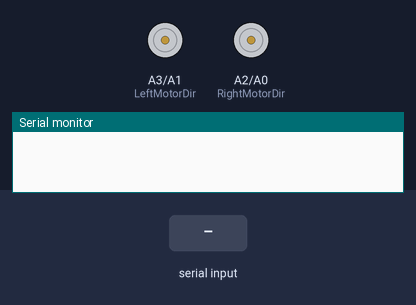
Recording of a sketch running on a simulated Arduino Uno, built with avr-gcc and run on an emulated ATmega328P. Shown: direction and speed pins drawn as motors (green arrow = direction pin HIGH = forward, orange = LOW = backward, longer = more drive), the last lines printed to the serial monitor. Inputs (shaded band) come from the test bench.

Above: at 1.2 s.
1.3 s: "b" received over Serial
At 2.3 s:
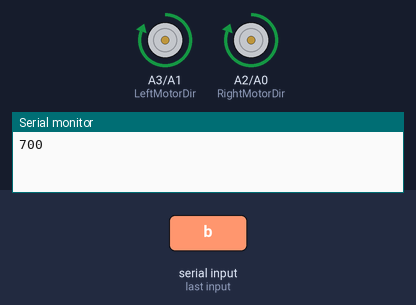
2.8 s: "l" received over Serial
At 3.4 s:
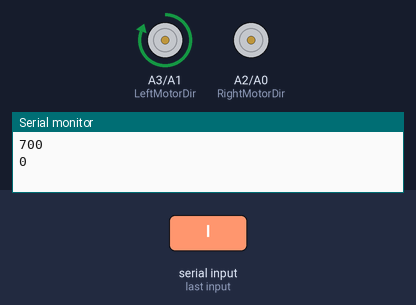
4.3 s: "g" received over Serial
At 5.5 s:
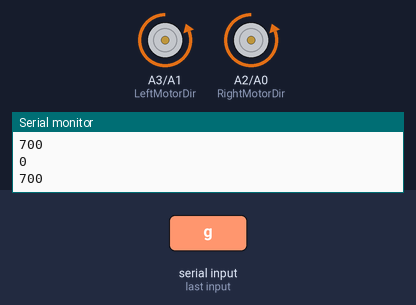
5.8 s: "r" received over Serial
At 6.9 s:
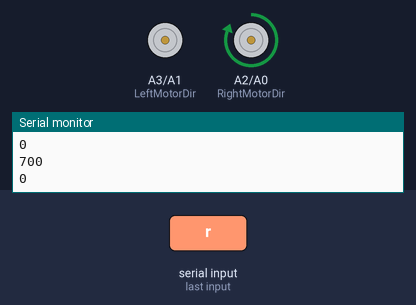
7.3 s: "s" received over Serial
At 8.0 s:
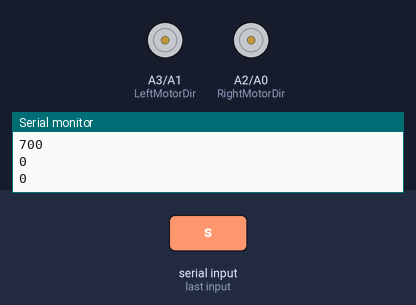
Timing chart, 0 to 9.8 s (numbered marks = the images above; inputs shaded):
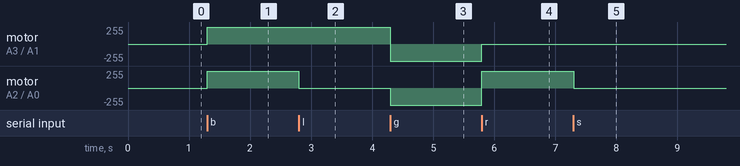

The sketch:

smartcase.ino
```cpp
#include <SoftwareSerial.h>

#define RightMotorSpeed A0
#define LeftMotorSpeed  A1
#define RightMotorDir   A2
#define LeftMotorDir    A3

char incomingByte;
int minSpeed = 450;
int maxSpeed = 700;
int noSpeed = 0;
int forward = 0, back = 0;

void setup() {
  Serial.begin(9600);
  delay(10);
  // put your setup code here, to run once:
  pinMode(RightMotorSpeed, OUTPUT);
  pinMode(LeftMotorSpeed, OUTPUT);
  pinMode(RightMotorDir, OUTPUT);
  pinMode(LeftMotorDir, OUTPUT);
}

void loop() {
  // put your main code here, to run repeatedly:
  if (Serial.available() > 0 ) {  //если пришли данные || key==1
    incomingByte = Serial.read(); // считываем байт
    if(incomingByte == 'b') {
      digitalWrite(RightMotorDir,HIGH);
      digitalWrite(LeftMotorDir,HIGH);
      analogWrite(RightMotorSpeed,maxSpeed);
      analogWrite(LeftMotorSpeed,maxSpeed);
      String stringVar =  String(maxSpeed, DEC);
      Serial.println(stringVar);
    }

    if(incomingByte == 'g') {
        digitalWrite(RightMotorDir,LOW);
        digitalWrite(LeftMotorDir,LOW);
        analogWrite(RightMotorSpeed,maxSpeed);
        analogWrite(LeftMotorSpeed,maxSpeed);
        String stringVar =  String(maxSpeed, DEC);
        Serial.println(stringVar);
    }

    if(incomingByte == 's') {
        digitalWrite(RightMotorDir,LOW);
        digitalWrite(LeftMotorDir,LOW);
        analogWrite(RightMotorSpeed,noSpeed);
        analogWrite(LeftMotorSpeed,noSpeed);
        String stringVar =  String(noSpeed, DEC);
        Serial.println(stringVar);
    }
    if(incomingByte == 'l') {
        digitalWrite(RightMotorDir,LOW);
        digitalWrite(LeftMotorDir,HIGH);
        analogWrite(RightMotorSpeed,noSpeed);
        analogWrite(LeftMotorSpeed,maxSpeed);
        String stringVar =  String(noSpeed, DEC);
        Serial.println(stringVar);
    }
    if(incomingByte == 'r') {
        digitalWrite(RightMotorDir,HIGH);
        digitalWrite(LeftMotorDir,LOW);
        analogWrite(RightMotorSpeed,maxSpeed);
        analogWrite(LeftMotorSpeed,noSpeed);
        String stringVar =  String(noSpeed, DEC);
        Serial.println(stringVar);
    }
  }
}
```

Measured:
- after the input at 1.3 s, motor on A3 (LeftMotorDir) / A1 (LeftMotorSpeed), motor on A2 (RightMotorDir) / A0 (RightMotorSpeed): stopped → forward 255/255 at once
- after the input at 2.8 s, motor on A2 (RightMotorDir) / A0 (RightMotorSpeed): forward 255/255 → stopped at once
- after the input at 4.3 s, motor on A3 (LeftMotorDir) / A1 (LeftMotorSpeed): forward 255/255 → backward 255/255 at once; motor on A2 (RightMotorDir) / A0 (RightMotorSpeed): stopped → backward 255/255 at once
- after the input at 5.8 s, motor on A3 (LeftMotorDir) / A1 (LeftMotorSpeed): backward 255/255 → stopped at once; motor on A2 (RightMotorDir) / A0 (RightMotorSpeed): backward 255/255 → forward 255/255 at once
- after the input at 7.3 s, motor on A2 (RightMotorDir) / A0 (RightMotorSpeed): forward 255/255 → stopped at once
